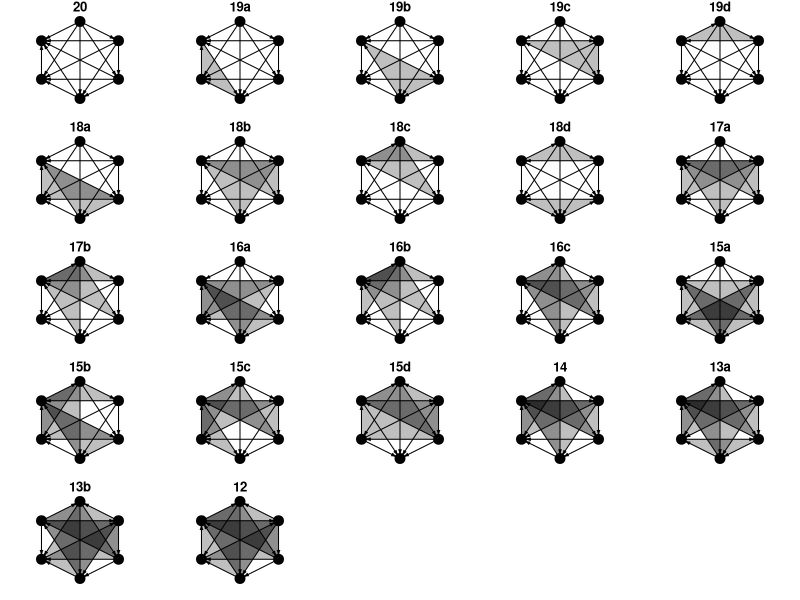
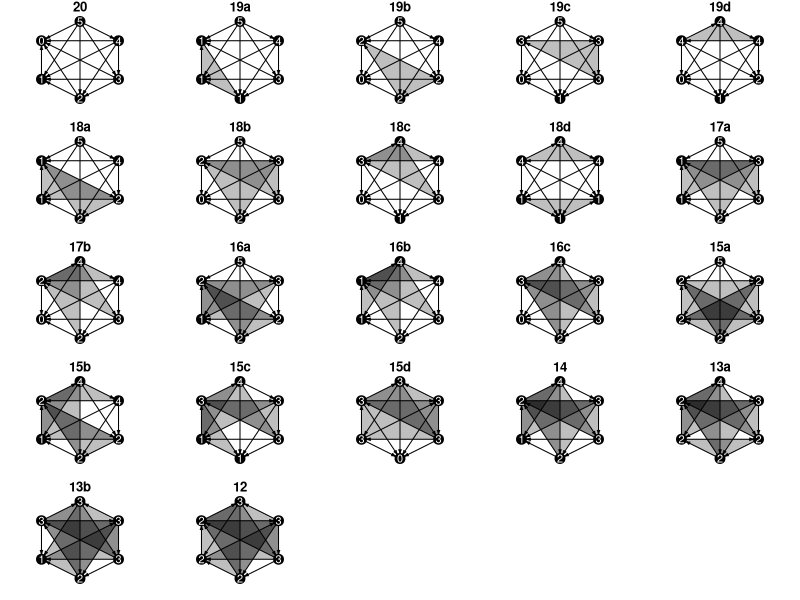
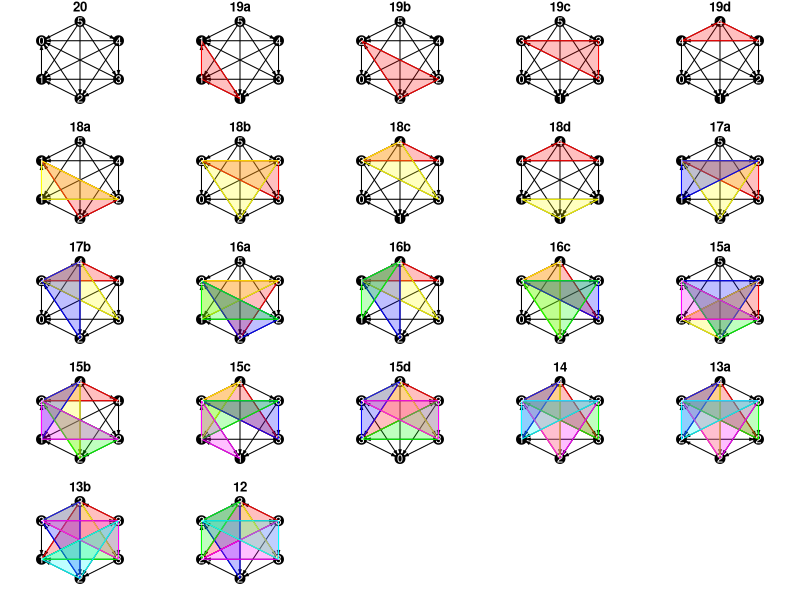

The R source for these figures, in order:
# calculating how many non-isopmorphic graphs there are
library(igraph)
library(combinat)


# total nodes
nodes = 6

permutations <- function(n = NULL) {
  num <- c(0, 0, 0, 0, 0, 1, 1, 1, 1, 1)
  combos <- unique(permn(num))
  for (i in 1:length(combos)) {
    combos[[i]] <- combos[[i]][1:n]
  }
  combos <- unique(combos)
  return(combos)
}

total_graphs = (2^5) * (2^4) * (2^3) * (2^2) * 2

# m <- matrix(new[[1]], nrow = nodes)
# g <-graph_from_adjacency_matrix(m, mode="directed")
# plot(g, layout = layout_in_circle(g))


# data_5 <- permutations(5)
# data_4 <- permutations(4)
# data_3 <- permutations(3)
# data_2 <- permutations(2)
# data_1 <- permutations(1)


# this comes from the permutations above
data_5 <- list(c(0,0,0,0,0), c(0,0,0,0,1), c(0,0,0,1,0), c(0,0,1,0,0), c(0,1,0,0,0), c(1,0,0,0,0), c(1,0,0,0,1), c(0,1,0,0,1), c(0,0,1,0,1), c(0,0,0,1,1), c(0,0,1,1,0), c(0,1,0,1,0), c(1,0,0,1,0), c(1,0,1,0,0), c(0,1,1,0,0), c(1,1,0,0,0), c(1,1,0,0,1), c(1,0,1,0,1), c(1,0,0,1,1), c(0,1,0,1,1), c(0,1,1,0,1), c(0,0,1,1,1), c(0,1,1,1,0), c(1,0,1,1,0), c(1,1,0,1,0), c(1,1,1,0,0), c(1,1,0,1,1), c(1,0,1,1,1), c(1,1,1,0,1), c(0,1,1,1,1), c(1,1,1,1,0), c(1,1,1,1,1))
data_4 <- list(c(0,0,0,0), c(0,0,0,1), c(0,0,1,0), c(0,1,0,0), c(1,0,0,0), c(0,0,1,1), c(0,1,0,1), c(1,0,0,1), c(1,0,1,0), c(0,1,1,0), c(1,1,0,0), c(0,1,1,1), c(1,0,1,1), c(1,1,0,1), c(1,1,1,0), c(1,1,1,1))
data_3 <- list(c(0,0,0), c(0,0,1), c(0,1,0), c(1,0,0), c(1,0,1), c(0,1,1), c(1,1,0), c(1,1,1))
data_2 <- list(c(0,0), c(0,1), c(1,0), c(1,1))
data_1 <- list(0, 1)


chunk_1 <- c(data_1[1], data_1[2])
chunk_2 <- c(rep(data_2[1], length(chunk_1)), rep(data_2[2], length(chunk_1)), rep(data_2[3], length(chunk_1)), rep(data_2[4], length(chunk_1)))
chunk_3 <- c(rep(data_3[1], length(chunk_2)), rep(data_3[2], length(chunk_2)), rep(data_3[3], length(chunk_2)), rep(data_3[4], length(chunk_2)), rep(data_3[5], length(chunk_2)), rep(data_3[6], length(chunk_2)), rep(data_3[7], length(chunk_2)), rep(data_3[8], length(chunk_2)))
chunk_4 <- c(rep(data_4[1], length(chunk_3)), rep(data_4[2], length(chunk_3)), rep(data_4[3], length(chunk_3)), rep(data_4[4], length(chunk_3)), rep(data_4[5], length(chunk_3)), rep(data_4[6], length(chunk_3)), rep(data_4[7], length(chunk_3)), rep(data_4[8], length(chunk_3)), rep(data_4[9], length(chunk_3)), rep(data_4[10], length(chunk_3)), rep(data_4[11], length(chunk_3)), rep(data_4[12], length(chunk_3)), rep(data_4[13], length(chunk_3)), rep(data_4[14], length(chunk_3)), rep(data_4[15], length(chunk_3)), rep(data_4[16], length(chunk_3))) 
chunk_5 <- c(rep(data_5[1], length(chunk_4)), rep(data_5[2], length(chunk_4)), rep(data_5[3], length(chunk_4)), rep(data_5[4], length(chunk_4)), rep(data_5[5], length(chunk_4)), rep(data_5[6], length(chunk_4)), rep(data_5[7], length(chunk_4)), rep(data_5[8], length(chunk_4)), rep(data_5[9], length(chunk_4)), rep(data_5[10], length(chunk_4)), rep(data_5[11], length(chunk_4)), rep(data_5[12], length(chunk_4)), rep(data_5[13], length(chunk_4)), rep(data_5[14], length(chunk_4)), rep(data_5[15], length(chunk_4)), rep(data_5[16], length(chunk_4)), rep(data_5[17], length(chunk_4)), rep(data_5[18], length(chunk_4)), rep(data_5[19], length(chunk_4)), rep(data_5[20], length(chunk_4)), rep(data_5[21], length(chunk_4)), rep(data_5[22], length(chunk_4)), rep(data_5[23], length(chunk_4)), rep(data_5[24], length(chunk_4)), rep(data_5[25], length(chunk_4)), rep(data_5[26], length(chunk_4)), rep(data_5[27], length(chunk_4)), rep(data_5[28], length(chunk_4)), rep(data_5[29], length(chunk_4)), rep(data_5[30], length(chunk_4)), rep(data_5[31], length(chunk_4)), rep(data_5[32], length(chunk_4)))


new_data_1 <- rep(chunk_1, total_graphs/length(chunk_1))
new_data_2 <- rep(chunk_2, total_graphs/length(chunk_2))
new_data_3 <- rep(chunk_3, total_graphs/length(chunk_3))
new_data_4 <- rep(chunk_4, total_graphs/length(chunk_4))
new_data_5 <- rep(chunk_5, total_graphs/length(chunk_5))



# produces all possible graphs
all_graphs <- list()
for (i in 1:total_graphs) {
  all_graphs[[i]] <- c(0, new_data_5[[i]], abs(new_data_5[[i]][1] - 1), 0, new_data_4[[i]],
                  abs(new_data_5[[i]][2] - 1), abs(new_data_4[[i]][1] - 1), 0, new_data_3[[i]],
                  abs(new_data_5[[i]][3] - 1), abs(new_data_4[[i]][2] - 1), abs(new_data_3[[i]][1] - 1),
                  0, new_data_2[[i]], abs(new_data_5[[i]][4] - 1), abs(new_data_4[[i]][3] - 1),
                  abs(new_data_3[[i]][2] - 1), abs(new_data_2[[i]][1] - 1), 0, new_data_1[[i]],
                  abs(new_data_5[[i]][5] - 1), abs(new_data_4[[i]][4] - 1), abs(new_data_3[[i]][3] - 1),
                  abs(new_data_2[[i]][2] - 1), abs(new_data_1[[i]] - 1), 0
                  )
}


combos <- list()
sorted_combos <- list()
for (i in 1:total_graphs) {
  combos[[i]] <- sum(all_graphs[[i]][1:6])
  combos[[i]] <- c(combos[[i]], sum(all_graphs[[i]][7:12]))
  combos[[i]] <- c(combos[[i]], sum(all_graphs[[i]][13:18]))
  combos[[i]] <- c(combos[[i]], sum(all_graphs[[i]][19:24]))
  combos[[i]] <- c(combos[[i]], sum(all_graphs[[i]][25:30]))
  combos[[i]] <- c(combos[[i]], sum(all_graphs[[i]][31:36]))
  sorted_combos[[i]] <- sort(combos[[i]])
}




iso <- unique(sorted_combos)
iso_count <- rep(list(0), length(iso))
iso_ex_num <- vector()
for (i in 1:length(sorted_combos)) {
  for (j in 1:length(iso)) {
    if (identical(sorted_combos[[i]], iso[[j]])) {
      if (iso_count[[j]] == 0) {
        iso_ex_num <- c(iso_ex_num, i)
      }
      iso_count[[j]] <- iso_count[[j]] + 1
    }
  }
}

# shows the different types of isomorphs and how many there are of each
new_mat <- matrix(iso)
new_mat <- cbind(new_mat, iso_count)

iso_combos <- list()
iso_graph <- list()
for (i in 1:length(iso)) {
  m <- matrix(all_graphs[[iso_ex_num[i]]], nrow = nodes)
  iso_graph[[i]] <-graph_from_adjacency_matrix(m, mode="directed")
  iso_combos[[i]] <- combos[[iso_ex_num[i]]]
}

new_mat <- cbind(new_mat, iso_graph)
# there are 22 total isomorphs


# gets the triad census state and id
# accepts triad census
triad_state <- function(census = NULL) {
  name = NULL
  trans = NULL
  if (census[1] == 1) {
    name = "003"
    trans = NA
  }
  if (census[2] == 1) {
    name = "012"
    trans = NA
  }
  if (census[3] == 1) {
    name = "102"
    trans = NA
  }
  if (census[4] == 1) {
    name = "021D"
    trans = NA
  }
  if (census[5] == 1) {
    name = "021U"
    trans = NA
  }
  if (census[6] == 1) {
    name = "021C"
    trans = "Intransitive"
  }
  if (census[7] == 1) {
    name = "111D"
    trans = "Intransitive"
  }
  if (census[8] == 1) {
    name = "111U"
    trans = "Intransitive"
  }
  if (census[9] == 1) {
    name = "030T"
    trans = "Transitive"
  }
  if (census[10] == 1) {
    name = "030C"
    trans = "Intransitive"
  }
  if (census[11] == 1) {
    name = "201"
    trans = "Intransitive"
  }
  if (census[12] == 1) {
    name = "120D"
    trans = "Transitive"
  }
  if (census[13] == 1) {
    name = "120U"
    trans = "Transitive"
  }
  if (census[14] == 1) {
    name = "120C"
    trans = "Mixed"
  }
  if (census[15] == 1) {
    name = "210"
    trans = "Mixed"
  }
  if (census[16] == 1) {
    name = "300"
    trans = "Transitive"
  }
  return(list(name, trans))
}



iso_triad <- function(iso_number = NULL) {
  g = iso_graph[[iso_number]]
  individuals <- c(1, 2, 3, 4, 5, 6)
  ids <- combn(individuals, 3, simplify = FALSE)
  sg = rep(list(NA),length(ids))
  sg_census = rep(list(NA),length(ids))
  state <- rep(list(NA),length(ids))
  trans <- rep(list(NA),length(ids))
  for (i in 1:length(ids)){
    sg[[i]] <- induced_subgraph(g, vids = ids[i][[1]])
    sg_census[[i]] <- triad_census(sg[[i]])
    state[[i]] <- triad_state(sg_census[[i]])[[1]]
    trans[[i]] <- triad_state(sg_census[[i]])[[2]]
  }
  sub_mat <- matrix(ids)
  sub_mat <- cbind(sub_mat, as.matrix(sg))
  sub_mat <- cbind(sub_mat, as.matrix(sg_census))
  sub_mat <- cbind(sub_mat, as.matrix(state))
  sub_mat <- cbind(sub_mat, as.matrix(trans))
  colnames(sub_mat) <- c("Triad", "IGraph", "Triad_Census", "State_ID", "Transitivity")
  return(sub_mat)
}


# iso_1_triads <- iso_triad(1)
# iso_2_triads <- iso_triad(2)
# iso_3_triads <- iso_triad(3)
# iso_4_triads <- iso_triad(4)
# iso_5_triads <- iso_triad(5)
# iso_6_triads <- iso_triad(6)
# iso_7_triads <- iso_triad(7)
# iso_8_triads <- iso_triad(8)
# iso_9_triads <- iso_triad(9)
# iso_10_triads <- iso_triad(10)
# iso_11_triads <- iso_triad(11)
# iso_12_triads <- iso_triad(12)
# iso_13_triads <- iso_triad(13)
# iso_14_triads <- iso_triad(14)
# iso_15_triads <- iso_triad(15)
# iso_16_triads <- iso_triad(16)
# iso_17_triads <- iso_triad(17)
# iso_18_triads <- iso_triad(18)
# iso_19_triads <- iso_triad(19)
# iso_20_triads <- iso_triad(20)
# iso_21_triads <- iso_triad(21)
# iso_22_triads <- iso_triad(22)



iso_trans <- function(iso_number = NULL) {
  data <- iso_triad(iso_number)
  trans = 0
  int = 0
  for (i in 1:nrow(data)) {
    if (data[[i,5]] == "Transitive") {
      trans = trans + 1
    }
    if (data[[i,5]] == "Intransitive") {
      int = int + 1
    }
  }
  return(list(Transitive = trans, Intransitive = int))
}

trans_num = list()
for (i in 1:length(iso)) {
  trans_num[[i]] <- unlist(iso_trans(i))
}


all_trans = vector()
for (i in 1:length(iso)) {
  all_trans <- append(all_trans, iso_trans(i)[[1]])
}


iso_names <- vector()
iso_num <- rep(list(1), 20)
for (i in 1:length(iso)) {
  if (sum(all_trans == all_trans[i]) == 1) {
    iso_names <- append(iso_names, toString(all_trans[i]))
  } else {
    temp_name <- as.vector(toString(all_trans[i]))
    temp_name <- append(temp_name, letters[iso_num[[all_trans[i]]]])
    temp_name <- paste(temp_name, collapse = "")
    iso_names <- append(iso_names, temp_name)
    iso_num[[all_trans[i]]] <- iso_num[[all_trans[i]]] + 1
  }
}


new_mat <- cbind(new_mat, as.matrix(trans_num))
new_mat <- cbind(as.matrix(iso_names), new_mat)


# test = iso_graph[[22]]
# test_individuals <- c(1, 2, 3, 4, 5, 6)
# test_ids <- combn(test_individuals, 3, simplify = FALSE)
# test_sg = rep(list(NA),length(test_ids))
# test_sg_census = rep(list(NA),length(test_ids))
# test_state <- rep(list(NA),length(test_ids))
# test_trans <- rep(list(NA),length(test_ids))
# for (i in 1:length(test_ids)){
#   test_sg[[i]] <- induced_subgraph(test, vids = test_ids[i][[1]])
#   test_sg_census[[i]] <- triad_census(test_sg[[i]])
#   test_state[[i]] <- triad_state(test_sg_census[[i]])[[1]]
#   test_trans[[i]] <- triad_state(test_sg_census[[i]])[[2]]
# }
# sub_mat <- matrix(test_ids)
# sub_mat <- cbind(sub_mat, as.matrix(test_sg))
# sub_mat <- cbind(sub_mat, as.matrix(test_sg_census))
# sub_mat <- cbind(sub_mat, as.matrix(test_state))
# sub_mat <- cbind(sub_mat, as.matrix(test_trans))
# colnames(sub_mat) <- c("Triad", "IGraph", "Triad_Census", "State_ID", "Transitivity")


intrans = rep(list(),length(iso))
for (i in 1:length(iso)) {
  data = iso_graph[[i]]
  individuals <- c(1, 2, 3, 4, 5, 6)
  ids <- combn(individuals, 3, simplify = FALSE)
  intrans_temp <- NULL
  int_count = 1
  for (j in 1:length(ids)) {
    sg <- induced_subgraph(data, vids = ids[[j]])
    sg_census <- triad_census(sg)
    if (triad_state(sg_census)[[2]] == "Intransitive") {
      intrans_temp[[int_count]] <- ids[[j]]
      int_count <- int_count + 1
    }
  }
  intrans[[i]] <- intrans_temp
}

new_mat <- cbind(new_mat, as.matrix(intrans))
for (i in 1:nrow(new_mat)) {
  for (j in 1:length(new_mat[[i, 2]])) {
    new_mat[[i, 2]][j] <- abs(5 - new_mat[[i, 2]][j])
  }
}

colnames(new_mat) <- c("ID", "Wins", "Count", "Example IGraph", "Transitivity", "Intransitive_Vert")
iso_combos <- iso_combos[c(1, 2, 4, 7, 14, 3, 6, 12, 15, 5, 11, 8, 10, 17, 9, 13, 18, 22, 16, 19, 21, 20)]
iso_mat <- new_mat[c(1, 2, 4, 7, 14, 3, 6, 12, 15, 5, 11, 8, 10, 17, 9, 13, 18, 22, 16, 19, 21, 20),]



# iso_mat[[2,2]][unlist(iso_mat[[2,6]])]





# x <- c(1, 0.5, -0.5, -1, -0.5, 0.5)
# y <- c(0, 1, 1, 0, -1, -1)
# coords <- data.frame(x, y)

x2 <- c(0, 1, 1, 0, -1, -1)
y2 <- c(1, 0.5, -0.5, -1, -0.5, 0.5)
sideways <- as.matrix(data.frame(x2, y2))





par(mfrow=c(5,5), mar=c(1,0,1,0))
for (i in 1:length(iso)) {
  plot(iso_mat[[i, 4]], layout = sideways, vertex.color = "black",
       vertex.size = 25, vertex.frame.color = "black", vertex.frame.width = 1.25,
       edge.color = "black", edge.arrow.size = .2, vertex.label = NA, main = iso_mat[[i, 1]])
  for (j in 1:length(iso_mat[[i,6]])) {
    try(polygon(sideways[iso_mat[[i,6]][[j]],], col = rgb(0, 0, 0, 0.25), border = NA), silent = TRUE)
  }
}



# par(mfrow=c(5,5), mar=c(0,0,1,0))
# for (i in 1:length(iso)) {
#   plot(iso_mat[[i, 4]], layout = sideways, vertex.color = "#80b2d7",
#        vertex.size = 25, vertex.frame.color = "black", vertex.frame.width = 1.25,
#        edge.color = "black", edge.arrow.size = .2, vertex.label = NA, main = iso_mat[[i, 1]])
#   for (j in 1:length(iso_mat[[i,6]])) {
#     try(polygon(sideways[iso_mat[[i,6]][[j]],], col = rgb(128/255, 178/255, 215/255, 0.4), border = NA), silent = TRUE)
#   }
# }


# par(mfrow=c(5,5), mar=c(0,0,1,0))
# for (i in 1:length(iso)) {
#   plot(iso_mat[[i, 4]], layout = sideways, vertex.color = "#003a67",
#        vertex.size = 25, vertex.frame.color = "#003a67", vertex.frame.width = 1.25,
#        edge.color = "#003a67", edge.arrow.size = .2, vertex.label = NA, main = iso_mat[[i, 1]])
#   for (j in 1:length(iso_mat[[i,6]])) {
#     try(polygon(sideways[iso_mat[[i,6]][[j]],], col = adjustcolor("#003a67", alpha.f = 0.5), border = NA), silent = TRUE)
#   }
# }



# "#003a67"
# "#80b2d7"


# par(mfrow=c(1,1), mar=c(1,1,1,1))
# plot(iso_mat[[22, 4]], layout = sideways, vertex.color = "#80b2d7",
#      vertex.size = 25, vertex.frame.color = "#003a67", vertex.frame.width = 1.25,
#      edge.color = "black", edge.arrow.size = .2, vertex.label = NA, main = iso_mat[[i, 1]])
# for (j in 1:length(iso_mat[[22,6]])) {
#   try(polygon(sideways[iso_mat[[22,6]][[j]],], col = rgb(0, 0, 0, 0.25), border = NA), silent = TRUE)
# }


# plots the isomorphs with number of wins on each vertex
par(mfrow=c(5,5), mar=c(1,0,1,0))
for (i in 1:length(iso)) {
  plot(iso_mat[[i, 4]], layout = sideways, vertex.color = "black",
       vertex.size = 25, vertex.frame.color = "black", vertex.frame.width = 1.25,
       edge.color = "black", vertex.label = iso_mat[[i, 2]], vertex.label.color = "black", edge.arrow.size = .2, main = iso_mat[[i, 1]])
  for (j in 1:length(iso_mat[[i,6]])) {
    try(polygon(sideways[iso_mat[[i,6]][[j]],], col = rgb(0, 0, 0, 0.25), border = NA), silent = TRUE)
  }
  for (k in 1:length(iso_mat[[i,2]])) {
    text(sideways[k, 1], sideways[k, 2], abs(5 - iso_combos[[i]][k]), col = "white")
  }
}



# this is the colorful one
bin <- list(as.list(c(1, 0, 0)), as.list(c(1, 1, 0)), as.list(c(0, 0, 1)), as.list(c(0, 1, 0)), as.list(c(1, 0, 1)), as.list(c(0, 1, 1)))

par(mfrow=c(5,5), mar=c(1,0,1,0))
for (i in 1:length(iso)) {
  plot(iso_mat[[i, 4]], layout = sideways, vertex.color = "black",
       vertex.size = 25, vertex.frame.color = "black", vertex.frame.width = 1.25,
       edge.color = "black", vertex.label = iso_mat[[i, 2]], vertex.label.color = "black", edge.arrow.size = .2, main = iso_mat[[i, 1]])
  for (j in 1:length(iso_mat[[i,6]])) {
    try(polygon(sideways[iso_mat[[i,6]][[j]],], col = rgb(bin[[j]][[1]], bin[[j]][[2]], bin[[j]][[3]], 0.25), border = rgb(bin[[j]][[1]], bin[[j]][[2]], bin[[j]][[3]], 1)), silent = TRUE)
  }
  for (k in 1:length(iso_mat[[i,2]])) {
    text(sideways[k, 1], sideways[k, 2], abs(5 - iso_combos[[i]][k]), col = "white")
  }
}




iso_order <- list()
iso_order_num <- 1
not_iso_order <- list()
not_iso_order_num <- 1
for (i in 1:nrow(iso_mat)) {
  for (j in 1:nrow(iso_mat)) {
    # returns a list of possible id changes if one pair flips
    if (identical(sort(iso_mat[[i,2]] - iso_mat[[j, 2]]), c(-1, 0, 0, 0, 0, 1))) {
      iso_order[[iso_order_num]] <- sort(c(iso_mat[[i,1]], iso_mat[[j,1]]), decreasing = TRUE)
      iso_order_num = iso_order_num + 1
    }
    # returns a list of impossible id changes if one pair flips
    else if (identical(sort(iso_mat[[i,2]] - iso_mat[[j, 2]]), c(0, 0, 0, 0, 0, 0))) {
      iso_order[[iso_order_num]] <- sort(c(iso_mat[[i,1]], iso_mat[[j,1]]), decreasing = TRUE)
      iso_order_num = iso_order_num + 1
    }
    else {
      not_iso_order[[not_iso_order_num]] <- sort(c(iso_mat[[i,1]], iso_mat[[j,1]]), decreasing = TRUE)
      not_iso_order_num = not_iso_order_num + 1
    }
  }
}
iso_order <- unique(iso_order)
not_iso_order <- unique(not_iso_order)



# empty transition matrix
t_matrix <- matrix(0, nrow = length(new_mat[,1]), ncol = length(new_mat[,1]), 
                   dimnames = list(sort(unlist(new_mat[,1]), decreasing = TRUE), sort(unlist(new_mat[,1]), decreasing = TRUE)))

for (i in 1:length(not_iso_order)) {
  t_matrix[not_iso_order[[i]][1], not_iso_order[[i]][2]] <- NA
  t_matrix[not_iso_order[[i]][2], not_iso_order[[i]][1]] <- NA
}




# vertex.label = iso_mat[[i, 2]], vertex.label.color = "black",


# ## Data from  http://users.cecs.anu.edu.au/~bdm/data/graphs.html ##
# Data <- read.delim("rfid_data/graph6c.g6",header=FALSE)
# 
# DataFrame<-data.frame() #Creating empty data frame to store adjacency matrices
# 
# G<-as.character(Data[1,1])
# n<-as.numeric(charToRaw(substr(G, 1, 1)))-63
# n #number of vertices of the graph
# 
# for(k in 1:nrow(Data)){
#   
#   G<-as.character(Data[k,1])
#   
#   vector<-c()
#   for(i in 2:nchar(G)){
#     vector<-c(vector,rev(as.numeric(intToBits(as.numeric(charToRaw(substr(G, i, i)))-63)[1:6])))}
#   vector
#   
#   A<-matrix(0,nrow=n,ncol=n)
#   vector2<-vector
#   for(j in 2:n){
#     for(i in 1:(j-1)){
#       A[i,j]<-vector2[1];
#       vector2<-vector2[-1]
#     }}#filling the upper triangle of the adjacency matrix
#   for(i in 2:n){
#     for(j in 1:(i-1)){
#       A[i,j]<-A[j,i]
#     }}#filling the lower triangle of the adjacency matrix
#   A
#   
#   Avec<-as.vector(A)
#   DataFrame<-rbind(DataFrame,Avec)
#   if(k%%10000==0){print(k)}
# }
# 
# colnames(DataFrame)<-NULL
# write.csv(DataFrame,paste0("graphs",n,".csv"),row.names=FALSE)


# new_data <- read.csv("graphs6.csv",header=FALSE,sep=",")
# i = 112
# m <- matrix(as.vector(t(new_data[i,])),nrow=sqrt(length(as.vector(t(new_data[i,])))))
